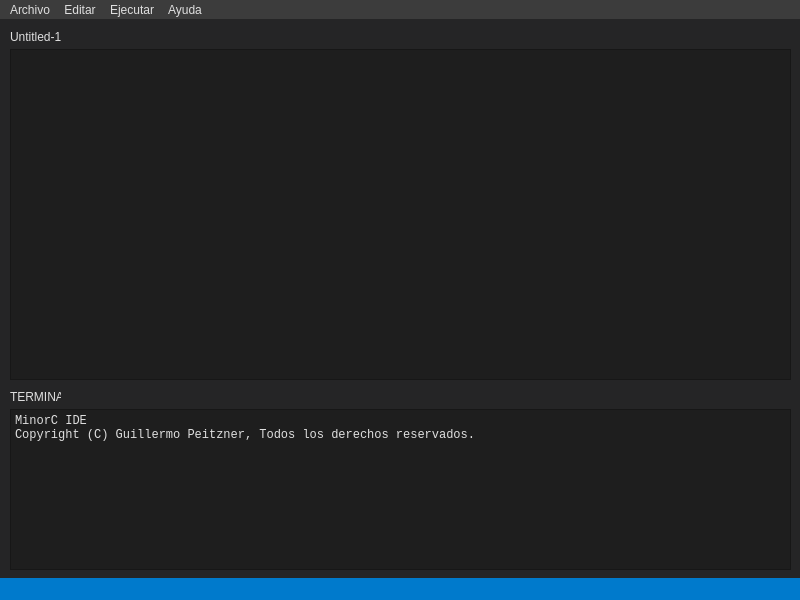
<?xml version="1.0" encoding="UTF-8"?>
<ui version="4.0">
 <class>MainWindow</class>
 <widget class="QMainWindow" name="MainWindow">
  <property name="geometry">
   <rect>
    <x>0</x>
    <y>0</y>
    <width>800</width>
    <height>600</height>
   </rect>
  </property>
  <property name="minimumSize">
   <size>
    <width>800</width>
    <height>600</height>
   </size>
  </property>
  <property name="maximumSize">
   <size>
    <width>800</width>
    <height>600</height>
   </size>
  </property>
  <property name="windowTitle">
   <string>MinorC IDE</string>
  </property>
  <property name="windowIcon">
   <iconset resource="../OLC2_Proyecto1/recursos.qrc">
    <normaloff>:/imagenes/imagenes/icons8-code-48.png</normaloff>:/imagenes/imagenes/icons8-code-48.png</iconset>
  </property>
  <property name="styleSheet">
   <string notr="true">color: rgb(223, 223, 223);
background-color: rgb(37, 37, 38);</string>
  </property>
  <widget class="QWidget" name="centralwidget">
   <widget class="QTextEdit" name="textEdit">
    <property name="geometry">
     <rect>
      <x>10</x>
      <y>30</y>
      <width>781</width>
      <height>331</height>
     </rect>
    </property>
    <property name="font">
     <font>
      <family>Consolas</family>
      <pointsize>11</pointsize>
     </font>
    </property>
    <property name="styleSheet">
     <string notr="true">background-color: rgb(30, 30, 30);</string>
    </property>
   </widget>
   <widget class="QPlainTextEdit" name="plainTextEdit">
    <property name="geometry">
     <rect>
      <x>10</x>
      <y>390</y>
      <width>781</width>
      <height>161</height>
     </rect>
    </property>
    <property name="font">
     <font>
      <family>Consolas</family>
      <pointsize>9</pointsize>
     </font>
    </property>
    <property name="styleSheet">
     <string notr="true">background-color: rgb(30, 30, 30);</string>
    </property>
    <property name="readOnly">
     <bool>true</bool>
    </property>
    <property name="plainText">
     <string>MinorC IDE
Copyright (C) Guillermo Peitzner, Todos los derechos reservados.
</string>
    </property>
   </widget>
   <widget class="QLabel" name="label">
    <property name="geometry">
     <rect>
      <x>10</x>
      <y>10</y>
      <width>51</width>
      <height>16</height>
     </rect>
    </property>
    <property name="text">
     <string>Untitled-1</string>
    </property>
   </widget>
   <widget class="QLabel" name="label_2">
    <property name="geometry">
     <rect>
      <x>10</x>
      <y>370</y>
      <width>51</width>
      <height>16</height>
     </rect>
    </property>
    <property name="text">
     <string>TERMINAL</string>
    </property>
   </widget>
  </widget>
  <widget class="QMenuBar" name="menubar">
   <property name="geometry">
    <rect>
     <x>0</x>
     <y>0</y>
     <width>800</width>
     <height>21</height>
    </rect>
   </property>
   <property name="autoFillBackground">
    <bool>false</bool>
   </property>
   <property name="styleSheet">
    <string notr="true">QMenuBar { color: rgb(223, 223, 223); background-color: rgb(60, 60, 60);selection-background-color: rgb(9, 71, 113); }QMenuBar::item { color: rgb(223, 223, 223); background-color: rgb(60, 60, 60);selection-background-color: rgb(9, 71, 113); }QMenuBar::item::selected { color: rgb(223, 223, 223); background-color: rgb(80, 80, 80);selection-background-color: rgb(9, 71, 113); }QMenuBar::item::pressed { color: rgb(223, 223, 223); background-color: rgb(80, 80, 80);selection-background-color: rgb(9, 71, 113); }

</string>
   </property>
   <widget class="QMenu" name="menuArchivo">
    <property name="styleSheet">
     <string notr="true">QMenu { color: rgb(223, 223, 223); background-color: rgb(37, 37, 38);selection-background-color: rgb(9, 71, 113); }
QMenu::item { color: rgb(223, 223, 223); background-color: rgb(37, 37, 38);selection-background-color: rgb(9, 71, 113); }QMenu::item::selected { color: rgb(223, 223, 223);background-color: rgb(37, 37, 38);selection-background-color: rgb(9, 71, 113); }QMenu::item::pressed { color: rgb(223, 223, 223);background-color: rgb(37, 37, 38);selection-background-color: rgb(9, 71, 113); }</string>
    </property>
    <property name="title">
     <string>Archivo</string>
    </property>
    <addaction name="actionNuevo"/>
    <addaction name="actionAbrir"/>
    <addaction name="separator"/>
    <addaction name="actionGuardar"/>
    <addaction name="actionGuardar_como"/>
    <addaction name="separator"/>
    <addaction name="actionCerrar"/>
    <addaction name="actionSalir"/>
   </widget>
   <widget class="QMenu" name="menuEditar">
    <property name="styleSheet">
     <string notr="true">QMenu { color: rgb(223, 223, 223); background-color: rgb(37, 37, 38);selection-background-color: rgb(9, 71, 113); }
QMenu::item { color: rgb(223, 223, 223); background-color: rgb(37, 37, 38);selection-background-color: rgb(9, 71, 113); }QMenu::item::selected { color: rgb(223, 223, 223);background-color: rgb(37, 37, 38);selection-background-color: rgb(9, 71, 113); }QMenu::item::pressed { color: rgb(223, 223, 223);background-color: rgb(37, 37, 38);selection-background-color: rgb(9, 71, 113); }</string>
    </property>
    <property name="title">
     <string>Editar</string>
    </property>
    <addaction name="actionCopiar"/>
    <addaction name="actionPegar"/>
    <addaction name="actionCortar"/>
   </widget>
   <widget class="QMenu" name="menuEjecutar">
    <property name="styleSheet">
     <string notr="true">QMenu { color: rgb(223, 223, 223); background-color: rgb(37, 37, 38);selection-background-color: rgb(9, 71, 113); }
QMenu::item { color: rgb(223, 223, 223); background-color: rgb(37, 37, 38);selection-background-color: rgb(9, 71, 113); }QMenu::item::selected { color: rgb(223, 223, 223);background-color: rgb(37, 37, 38);selection-background-color: rgb(9, 71, 113); }QMenu::item::pressed { color: rgb(223, 223, 223);background-color: rgb(37, 37, 38);selection-background-color: rgb(9, 71, 113); }</string>
    </property>
    <property name="title">
     <string>Ejecutar</string>
    </property>
    <addaction name="actionAscendente"/>
    <addaction name="actionDescendente"/>
    <addaction name="separator"/>
    <addaction name="actionAST"/>
    <addaction name="actionErrores"/>
    <addaction name="actionSimbolos"/>
    <addaction name="actionGramatical"/>
   </widget>
   <widget class="QMenu" name="menuAyuda">
    <property name="styleSheet">
     <string notr="true">QMenu { color: rgb(223, 223, 223); background-color: rgb(37, 37, 38);selection-background-color: rgb(9, 71, 113); }
QMenu::item { color: rgb(223, 223, 223); background-color: rgb(37, 37, 38);selection-background-color: rgb(9, 71, 113); }QMenu::item::selected { color: rgb(223, 223, 223);background-color: rgb(37, 37, 38);selection-background-color: rgb(9, 71, 113); }QMenu::item::pressed { color: rgb(223, 223, 223);background-color: rgb(37, 37, 38);selection-background-color: rgb(9, 71, 113); }</string>
    </property>
    <property name="title">
     <string>Ayuda</string>
    </property>
    <addaction name="actionAcerca_de"/>
   </widget>
   <addaction name="menuArchivo"/>
   <addaction name="menuEditar"/>
   <addaction name="menuEjecutar"/>
   <addaction name="menuAyuda"/>
  </widget>
  <widget class="QStatusBar" name="statusbar">
   <property name="styleSheet">
    <string notr="true">color: rgb(223, 223, 223);
background-color: rgb(0, 122, 204);
</string>
   </property>
  </widget>
  <action name="actionNuevo">
   <property name="text">
    <string>Nuevo</string>
   </property>
   <property name="statusTip">
    <string>Crea un nuevo archivo</string>
   </property>
   <property name="shortcut">
    <string>Ctrl+N</string>
   </property>
  </action>
  <action name="actionAbrir">
   <property name="text">
    <string>Abrir</string>
   </property>
   <property name="statusTip">
    <string>Abre un archivo</string>
   </property>
   <property name="shortcut">
    <string>Ctrl+O</string>
   </property>
  </action>
  <action name="actionGuardar">
   <property name="text">
    <string>Guardar</string>
   </property>
   <property name="statusTip">
    <string>Guarda el archivo</string>
   </property>
   <property name="shortcut">
    <string>Ctrl+S</string>
   </property>
  </action>
  <action name="actionGuardar_como">
   <property name="text">
    <string>Guardar como</string>
   </property>
   <property name="statusTip">
    <string>Guarda el archivo en una ruta</string>
   </property>
   <property name="shortcut">
    <string>Ctrl+Shift+S</string>
   </property>
  </action>
  <action name="actionCerrar">
   <property name="text">
    <string>Cerrar</string>
   </property>
   <property name="statusTip">
    <string>Cierra el archivo</string>
   </property>
   <property name="shortcut">
    <string>Ctrl+F4</string>
   </property>
  </action>
  <action name="actionSalir">
   <property name="text">
    <string>Salir</string>
   </property>
   <property name="statusTip">
    <string>Salir del editor</string>
   </property>
  </action>
  <action name="actionCopiar">
   <property name="text">
    <string>Copiar</string>
   </property>
   <property name="statusTip">
    <string>Copia el archivo al portapapeles</string>
   </property>
   <property name="shortcut">
    <string>Ctrl+C</string>
   </property>
  </action>
  <action name="actionPegar">
   <property name="text">
    <string>Pegar</string>
   </property>
   <property name="statusTip">
    <string>Pega el portapapeles al archivo</string>
   </property>
   <property name="shortcut">
    <string>Ctrl+V</string>
   </property>
  </action>
  <action name="actionCortar">
   <property name="text">
    <string>Cortar</string>
   </property>
   <property name="statusTip">
    <string>Corta el archivo al portapapeles</string>
   </property>
   <property name="shortcut">
    <string>Ctrl+X</string>
   </property>
  </action>
  <action name="actionAscendente">
   <property name="text">
    <string>Ascendente</string>
   </property>
   <property name="statusTip">
    <string>Ejecuta el archivo de manera ascendente</string>
   </property>
   <property name="shortcut">
    <string>F1</string>
   </property>
  </action>
  <action name="actionDescendente">
   <property name="text">
    <string>Descendente</string>
   </property>
   <property name="statusTip">
    <string>Ejecuta el archivo de manera descendente</string>
   </property>
   <property name="shortcut">
    <string>F2</string>
   </property>
  </action>
  <action name="actionErrores">
   <property name="text">
    <string>Errores</string>
   </property>
   <property name="statusTip">
    <string>Reporte de errores léxicos y sintácticos</string>
   </property>
   <property name="shortcut">
    <string>F6</string>
   </property>
  </action>
  <action name="actionSimbolos">
   <property name="text">
    <string>Simbolos</string>
   </property>
   <property name="statusTip">
    <string>Reporte de la tabla de símbolos</string>
   </property>
   <property name="shortcut">
    <string>F7</string>
   </property>
  </action>
  <action name="actionGramatical">
   <property name="text">
    <string>Gramatical</string>
   </property>
   <property name="statusTip">
    <string>Reporte gramátical</string>
   </property>
   <property name="shortcut">
    <string>F8</string>
   </property>
  </action>
  <action name="actionAcerca_de">
   <property name="text">
    <string>Acerca de</string>
   </property>
   <property name="statusTip">
    <string>Información del programa</string>
   </property>
  </action>
  <action name="actionAST">
   <property name="text">
    <string>AST</string>
   </property>
   <property name="statusTip">
    <string>Reporte de AST</string>
   </property>
   <property name="shortcut">
    <string>F5</string>
   </property>
  </action>
 </widget>
 <resources>
  <include location="../OLC2_Proyecto1/recursos.qrc"/>
 </resources>
 <connections/>
</ui>
